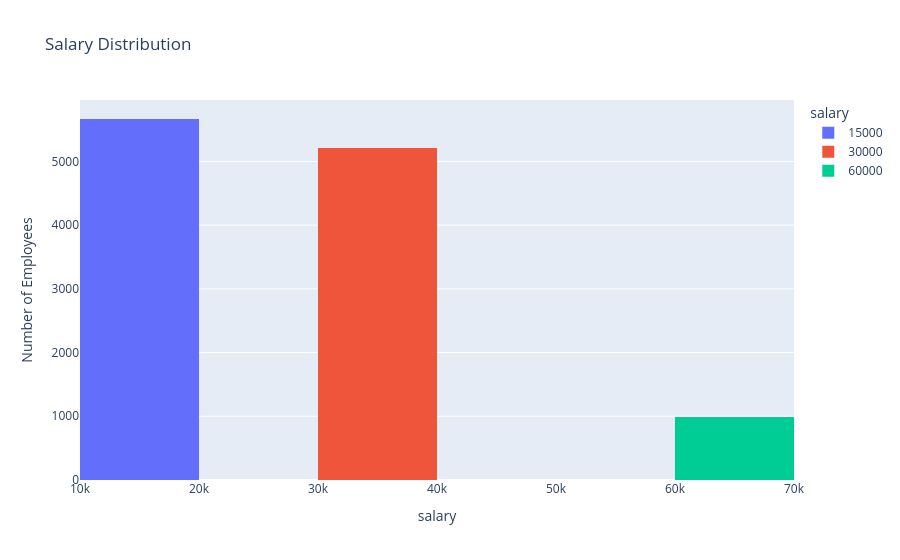
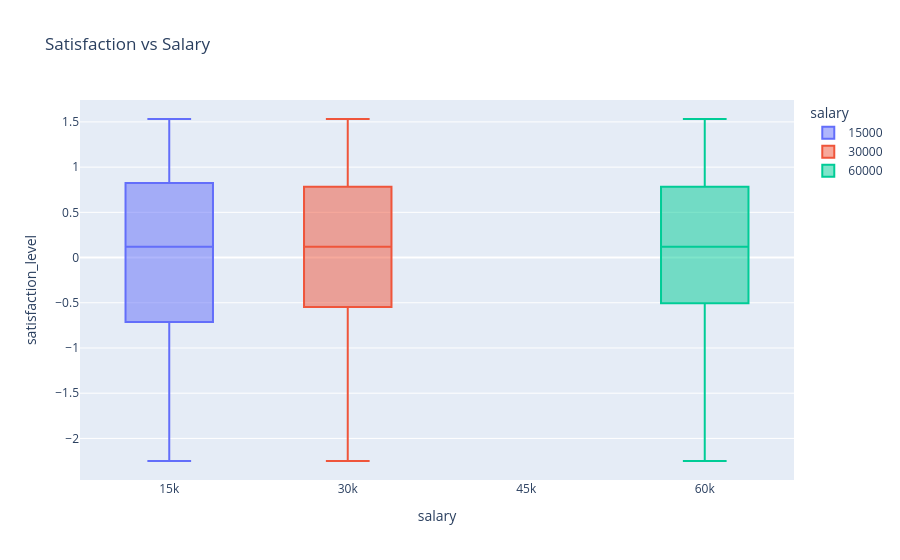
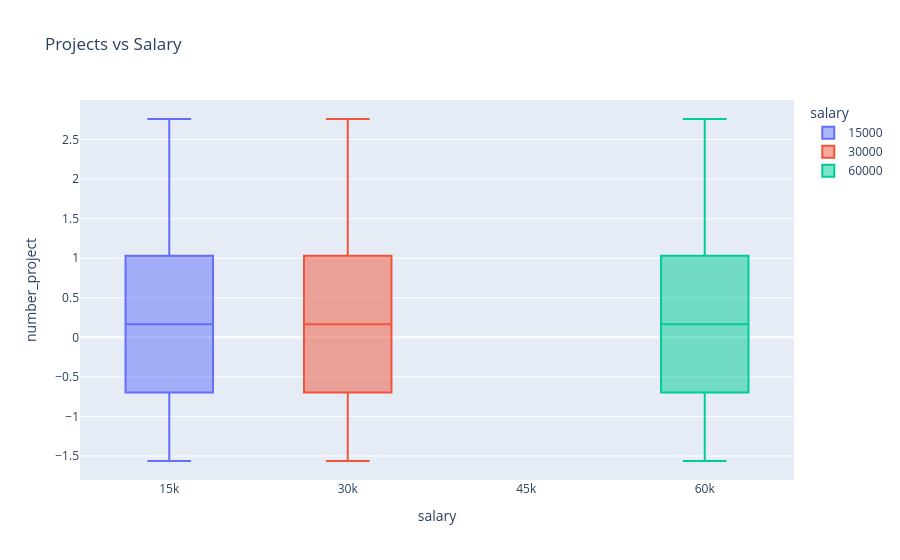
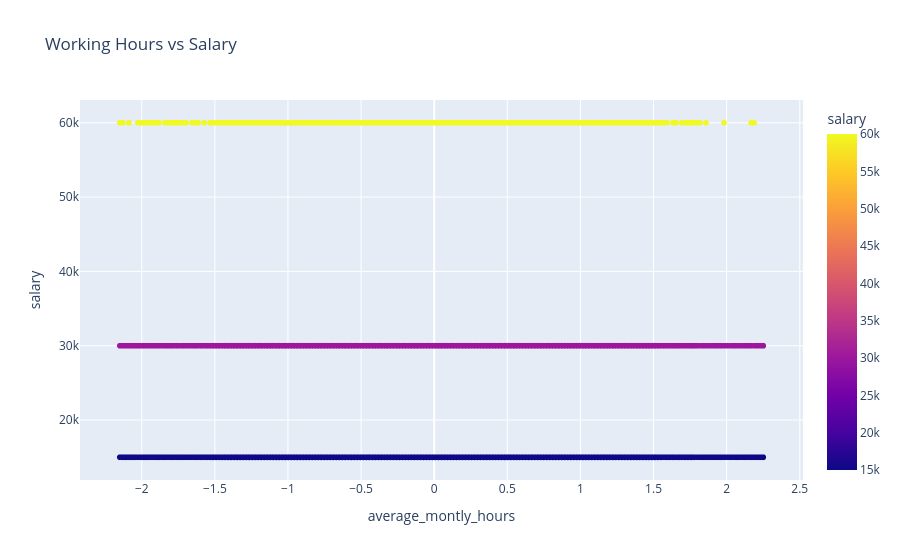

The notebook cell saved with these charts, in order:
### Code cell
fig1 = px.histogram(df,x='salary',title='Salary Distribution',color='salary')
fig1.update_layout( yaxis_title='Number of Employees')
fig1.show()

fig2 = px.box(df, x='salary', y='satisfaction_level', title='Satisfaction vs Salary',color='salary')
fig2.show()

fig3 = px.box(df, x='salary', y='number_project', title='Projects vs Salary',color='salary')
fig3.show()

fig4 = px.scatter(df, x='average_montly_hours', y='salary',title='Working Hours vs Salary', color='salary')
fig4.show()

### Figure 1 — Plotly figure (JSON) as saved in the notebook; plotly's stock layout.template omitted (floating-point values rounded to 4 significant figures; data arrays with more than 128 entries replaced by an {"elided": "..."} marker saying what was removed)
{"data": [{"bingroup": "x", "hovertemplate": "salary=%{x}<br>count=%{y}<extra></extra>", "legendgroup": "15000", "marker": {"color": "#636efa", "pattern": {"shape": ""}}, "name": "15000", "orientation": "v", "showlegend": true, "type": "histogram", "x": {"elided": "5666 int values"}, "xaxis": "x", "yaxis": "y"}, {"bingroup": "x", "hovertemplate": "salary=%{x}<br>count=%{y}<extra></extra>", "legendgroup": "30000", "marker": {"color": "#EF553B", "pattern": {"shape": ""}}, "name": "30000", "orientation": "v", "showlegend": true, "type": "histogram", "x": {"elided": "5218 int values"}, "xaxis": "x", "yaxis": "y"}, {"bingroup": "x", "hovertemplate": "salary=%{x}<br>count=%{y}<extra></extra>", "legendgroup": "60000", "marker": {"color": "#00cc96", "pattern": {"shape": ""}}, "name": "60000", "orientation": "v", "showlegend": true, "type": "histogram", "x": {"elided": "990 int values"}, "xaxis": "x", "yaxis": "y"}], "layout": {"barmode": "relative", "legend": {"title": {"text": "salary"}, "tracegroupgap": 0}, "title": {"text": "Salary Distribution"}, "xaxis": {"anchor": "y", "categoryarray": [15000, 30000, 60000], "categoryorder": "array", "domain": [0, 1], "title": {"text": "salary"}}, "yaxis": {"anchor": "x", "domain": [0, 1], "title": {"text": "Number of Employees"}}}}

### Figure 2 — Plotly figure (JSON) as saved in the notebook; plotly's stock layout.template omitted (floating-point values rounded to 4 significant figures; data arrays with more than 128 entries replaced by an {"elided": "..."} marker saying what was removed)
{"data": [{"alignmentgroup": "True", "hovertemplate": "salary=%{x}<br>satisfaction_level=%{y}<extra></extra>", "legendgroup": "15000", "marker": {"color": "#636efa"}, "name": "15000", "notched": false, "offsetgroup": "15000", "orientation": "v", "showlegend": true, "type": "box", "x": {"elided": "5666 int values"}, "x0": " ", "xaxis": "x", "y": {"elided": "5666 float values"}, "y0": " ", "yaxis": "y"}, {"alignmentgroup": "True", "hovertemplate": "salary=%{x}<br>satisfaction_level=%{y}<extra></extra>", "legendgroup": "30000", "marker": {"color": "#EF553B"}, "name": "30000", "notched": false, "offsetgroup": "30000", "orientation": "v", "showlegend": true, "type": "box", "x": {"elided": "5218 int values"}, "x0": " ", "xaxis": "x", "y": {"elided": "5218 float values"}, "y0": " ", "yaxis": "y"}, {"alignmentgroup": "True", "hovertemplate": "salary=%{x}<br>satisfaction_level=%{y}<extra></extra>", "legendgroup": "60000", "marker": {"color": "#00cc96"}, "name": "60000", "notched": false, "offsetgroup": "60000", "orientation": "v", "showlegend": true, "type": "box", "x": {"elided": "990 int values"}, "x0": " ", "xaxis": "x", "y": {"elided": "990 float values"}, "y0": " ", "yaxis": "y"}], "layout": {"boxmode": "overlay", "legend": {"title": {"text": "salary"}, "tracegroupgap": 0}, "title": {"text": "Satisfaction vs Salary"}, "xaxis": {"anchor": "y", "categoryarray": [15000, 30000, 60000], "categoryorder": "array", "domain": [0, 1], "title": {"text": "salary"}}, "yaxis": {"anchor": "x", "domain": [0, 1], "title": {"text": "satisfaction_level"}}}}

### Figure 3 — Plotly figure (JSON) as saved in the notebook; plotly's stock layout.template omitted (floating-point values rounded to 4 significant figures; data arrays with more than 128 entries replaced by an {"elided": "..."} marker saying what was removed)
{"data": [{"alignmentgroup": "True", "hovertemplate": "salary=%{x}<br>number_project=%{y}<extra></extra>", "legendgroup": "15000", "marker": {"color": "#636efa"}, "name": "15000", "notched": false, "offsetgroup": "15000", "orientation": "v", "showlegend": true, "type": "box", "x": {"elided": "5666 int values"}, "x0": " ", "xaxis": "x", "y": {"elided": "5666 float values"}, "y0": " ", "yaxis": "y"}, {"alignmentgroup": "True", "hovertemplate": "salary=%{x}<br>number_project=%{y}<extra></extra>", "legendgroup": "30000", "marker": {"color": "#EF553B"}, "name": "30000", "notched": false, "offsetgroup": "30000", "orientation": "v", "showlegend": true, "type": "box", "x": {"elided": "5218 int values"}, "x0": " ", "xaxis": "x", "y": {"elided": "5218 float values"}, "y0": " ", "yaxis": "y"}, {"alignmentgroup": "True", "hovertemplate": "salary=%{x}<br>number_project=%{y}<extra></extra>", "legendgroup": "60000", "marker": {"color": "#00cc96"}, "name": "60000", "notched": false, "offsetgroup": "60000", "orientation": "v", "showlegend": true, "type": "box", "x": {"elided": "990 int values"}, "x0": " ", "xaxis": "x", "y": {"elided": "990 float values"}, "y0": " ", "yaxis": "y"}], "layout": {"boxmode": "overlay", "legend": {"title": {"text": "salary"}, "tracegroupgap": 0}, "title": {"text": "Projects vs Salary"}, "xaxis": {"anchor": "y", "categoryarray": [15000, 30000, 60000], "categoryorder": "array", "domain": [0, 1], "title": {"text": "salary"}}, "yaxis": {"anchor": "x", "domain": [0, 1], "title": {"text": "number_project"}}}}

### Figure 4 — Plotly figure (JSON) as saved in the notebook; plotly's stock layout.template omitted (floating-point values rounded to 4 significant figures; data arrays with more than 128 entries replaced by an {"elided": "..."} marker saying what was removed)
{"data": [{"hovertemplate": "average_montly_hours=%{x}<br>salary=%{marker.color}<extra></extra>", "legendgroup": "", "marker": {"color": {"elided": "11874 int values"}, "coloraxis": "coloraxis", "symbol": "circle"}, "mode": "markers", "name": "", "showlegend": false, "type": "scattergl", "x": {"elided": "11874 float values"}, "xaxis": "x", "y": {"elided": "11874 int values"}, "yaxis": "y"}], "layout": {"coloraxis": {"colorbar": {"title": {"text": "salary"}}, "colorscale": [[0, "#0d0887"], [0.1111, "#46039f"], [0.2222, "#7201a8"], [0.3333, "#9c179e"], [0.4444, "#bd3786"], [0.5556, "#d8576b"], [0.6667, "#ed7953"], [0.7778, "#fb9f3a"], [0.8889, "#fdca26"], [1, "#f0f921"]]}, "legend": {"tracegroupgap": 0}, "title": {"text": "Working Hours vs Salary"}, "xaxis": {"anchor": "y", "domain": [0, 1], "title": {"text": "average_montly_hours"}}, "yaxis": {"anchor": "x", "domain": [0, 1], "title": {"text": "salary"}}}}
